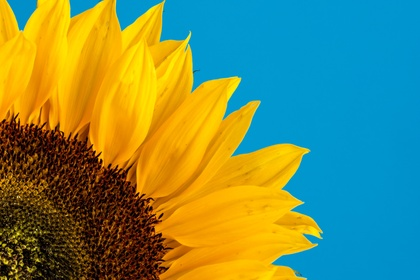
%> input picture sunflower.jpg, 420 x 280 px, shrunk from 4608 x 3072 before the run
$ octave dominant_color.m   (GNU Octave 9; MATLAB toolbox functions it lacks are replaced by stand-ins)
%> lines starting %> are read from the running program, lines starting %| are printed output that depends on the picture


[filename, pathname] = uigetfile('*.*', 'Pick an Image');
%> the answer given: sunflower.jpg

if isequal(filename,0) || isequal(pathname,0)

    disp('User pressed cancel')

else

    filename=strcat(pathname,filename);

    rgbImage=imread(filename);
%> rgbImage is the input picture: size 280x420x3 uint8; mean R, G, B 111.3, 138.8, 89.1

    k=5;

    close

    redChannel=rgbImage(:, :, 1);
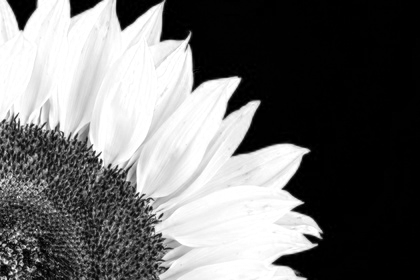
%> redChannel: size 280x420 uint8; min 0, max 255, mean 111.3

    greenChannel=rgbImage(:, :, 2);
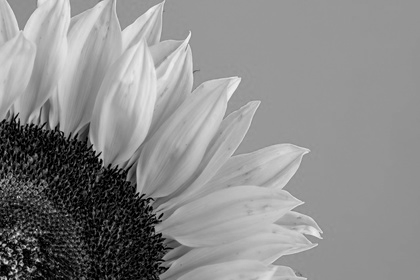
%> greenChannel: size 280x420 uint8; min 0, max 245, mean 138.8

    blueChannel=rgbImage(:, :, 3);
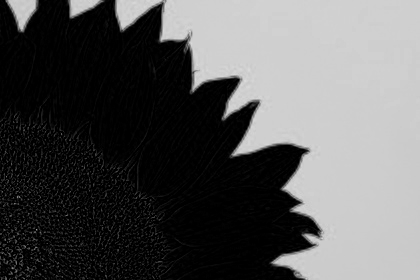
%> blueChannel: size 280x420 uint8; min 0, max 219, mean 89.1

    data=double([redChannel(:), greenChannel(:), blueChannel(:)]);

    numberOfClasses=k;

    [m n]=kmeans(data,numberOfClasses);
%> n = [2.07 149.6 204.2; 249.2 188.4 4.89; 49.62 18.56 3.49; 116.6 72.23 22.92; 226.9 145.3 5.31]

    m=reshape(m,size(rgbImage,1),size(rgbImage,2));
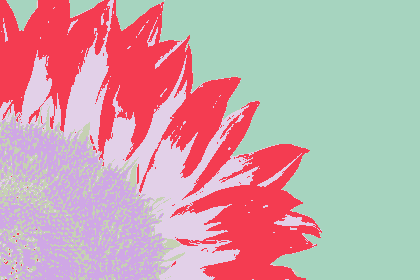
%> m: size 280x420 double; 5 distinct labels, from 1 to 5; one colour per label, 0 black


    frequency=[];

    temp=0;

    for i = 1:k

        for a=1:size(rgbImage,1)

            for b=1:size(rgbImage,2)

                if(m(a,b)==i)

                    temp=temp+1;

                end

            end

        end

        frequency=[frequency temp];

        temp=0;

    end
%> this loop made 5 passes
%> frequency on passes 1 to 5: 49056, [49056 30194], [49056 30194 13390], [49056 30194 13390 7834], [49056 30194 13390 7834 17126]

    [ma na]=max(frequency);
%> ma = 49056; na = 1

    disp(n(na,:));
%|      2.0724   149.5500   204.1564


end
